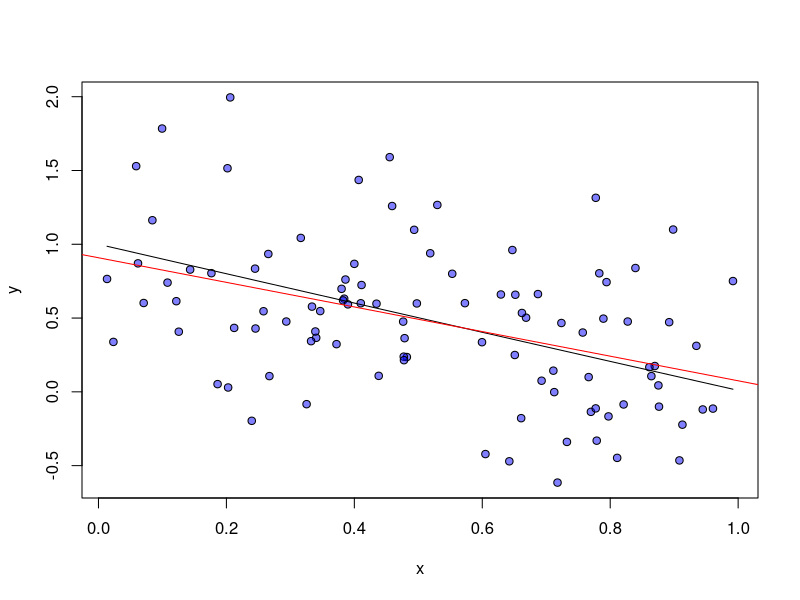

The R source for this figure:
# an example of cross-validation to select the degree of a poinomial in linear regression


# simulating the regression model
set.seed(1)
n = 100
x = runif(n)
beta0 = 1
beta1 = -1
beta2 = .01
beta3 = 0

y = beta0 + beta1*x + beta2*x^2 + beta3*x^3 + rnorm(n, sd=1/2)
plot(y ~ x, pch=21, bg=rgb(0,0,1,.5))
lines(sort(x), beta0 + beta1*sort(x) + beta2*sort(x)^2)

# suppose we do not know the true model and that we want to select one among the following
# y = beta0 + epsilon (M0)
# y = beta0 + beta1*x + epsilon (M1)
# y = beta0 + beta1*x + beta2*x^2 + epsilon (M2)
# y = beta0 + beta1*x + beta2*x^2 + beta3*x^3 + epsilon (M3)
# of course, there are many possibilities for selecting, for example based on AIC or on hypothesis testing, etc.
# 
# in leave-one-out cross-validation, we estimate each one of the models (M1)-(M3) above,
# repeating the estimation procedure n times for each model. Each time we estimate, we remove one of the sample observations and calculate the beta-hat's using a sample of
# size n-1. The remaining observation is used to compute the squared prediction error. 
# Summing the n squared prediction errors for each model gives us an estimate of it's 
# out-of-sample theoretical performance. We can then compare these to select the model
# with better out-of-sample performance.


# M0
M0 = numeric()
for (i in 1:n){
  response = y[-i] # excludes ith observation
  yhat = mean(response)
  M0[i] = (y[i] - yhat)^2
}

# M1
M1 = numeric()
for (i in 1:n){
  response = y[-i]
  covariate = x[-i]
  betahats = lm(response ~ covariate)$coef
  yhat = betahats[1] + betahats[2]*x[i]
  M1[i] = (y[i] - yhat)^2
}

# M2
M2 = numeric()
for (i in 1:n){
  response = y[-i]
  covariate = x[-i]
  covariate.squared = covariate^2
  betahats = lm(response ~ covariate + covariate.squared)$coef
  yhat = betahats[1] + betahats[2]*x[i] + betahats[3]*x[i]^2
  M2[i] = (y[i] - yhat)^2
}

# M3
M3 = numeric()
for (i in 1:n){
  response = y[-i]
  covariate = x[-i]
  covariate.squared = covariate^2
  covariate.cubed = covariate^3
  betahats = lm(response ~ covariate + covariate.squared + covariate.cubed)$coef
  yhat = betahats[1] + betahats[2]*x[i] + betahats[3]*x[i]^2 + betahats[4]*x[i]^3
  M3[i] = (y[i] - yhat)^2
}

# comparing the three models:
sum(M0) # = 27.1637
sum(M1) # = 22.61721
sum(M2) # = 23.07161
sum(M3) # = 23.52633
# so, for this data set we would select the model with an intercept plus a linear term
abline(lm(y~x), col='red')
